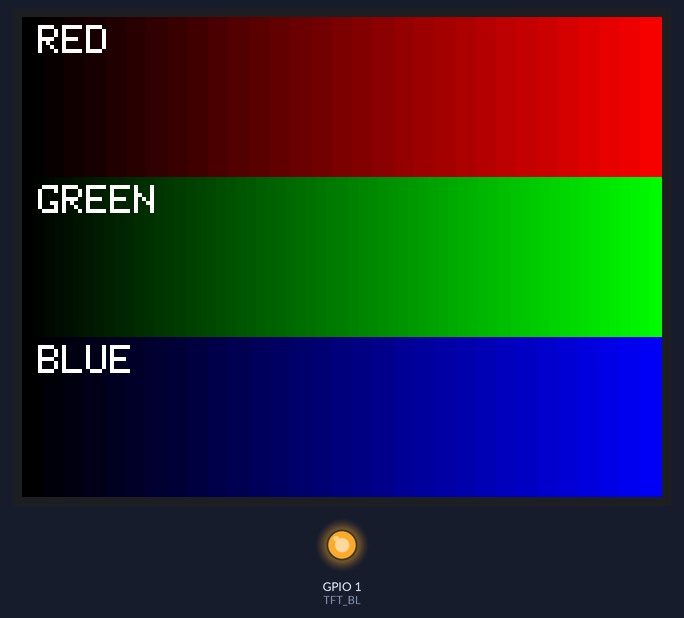
A program run on a simulated ESP32-C3. Shown: 320×240 colour display, output pins drawn as LEDs (lit = HIGH). Dashed ring = blinking. Random numbers use the default seed unless the program sets one; what the program prints to the serial monitor is not drawn.

Above: at 6.4 s.
At 9.9 s:
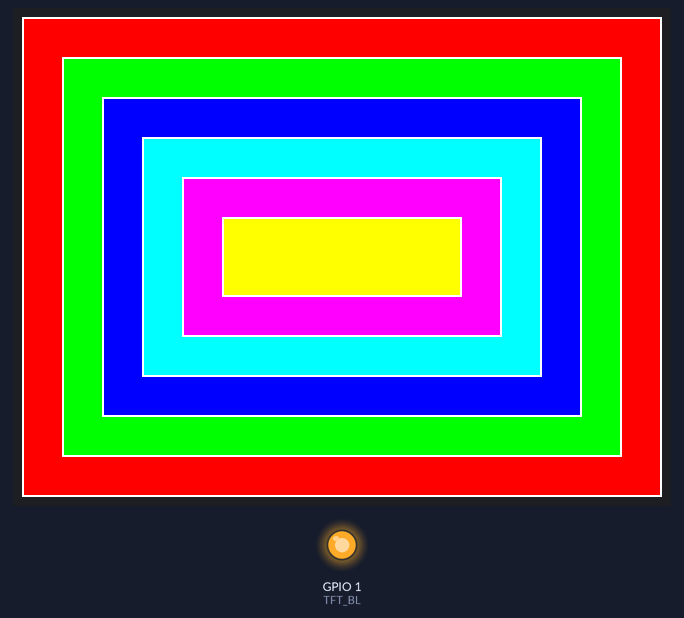
At 13.0 s:
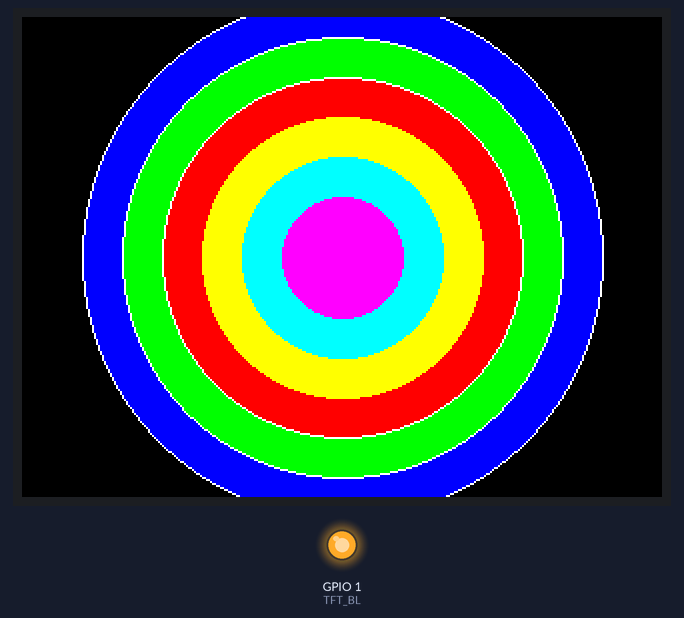
At 20.3 s:
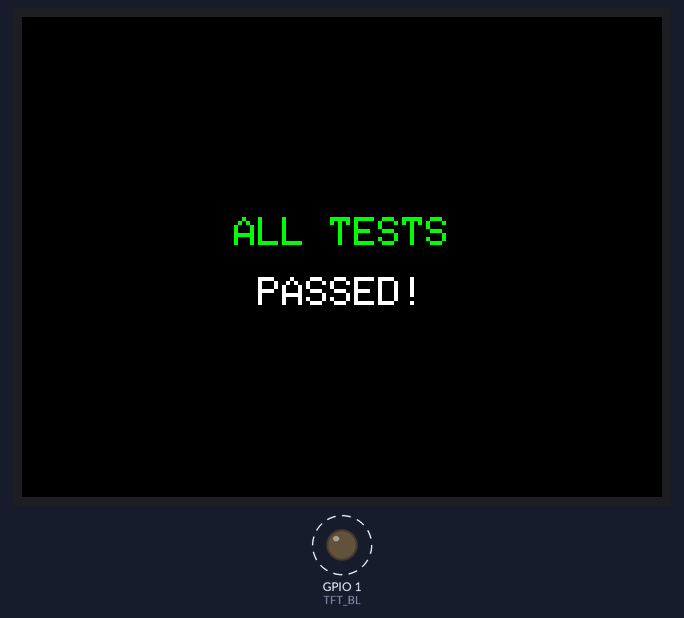
Timing chart, 0 to 40.0 s (numbered marks = the images above):
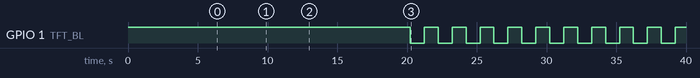

The program:

main.cpp
```cpp
/**
 * ST7789 Display Test – Adafruit GFX (ESP32-C3 Super Mini)
 * =========================================================
 * Pin mapping from: thesolaruniverse.wordpress.com (June 2024)
 *
 * ESP32-C3 Super Mini → ST7789 240×240:
 *   GPIO2  → SCLK
 *   GPIO4  → MOSI (SDA)
 *   GPIO0  → RST
 *   GPIO1  → DC
 *   GND    → CS (tied LOW on display)
 *   3.3V   → VCC
 *   GND    → GND
 *
 * Dependencies (auto-installed by PlatformIO):
 *   adafruit/Adafruit GFX Library
 *   adafruit/Adafruit ST7735 and ST7789 Library
 */

#include <Arduino.h>
#include <Adafruit_GFX.h>
#include <Adafruit_ST7789.h>
#include <SPI.h>
#include <stdio.h>

// ── Pin definitions (working wiring — physically connected) ──
#define TFT_CS    10   // CS pin (connect to display CS)
#define TFT_DC     4   // DC = GPIO4
#define TFT_RST    5   // RST = GPIO5
#define TFT_BL     1   // BL = GPIO1 (or tie to 3.3V)

// Create display object (CS, DC, RST)
Adafruit_ST7789 tft = Adafruit_ST7789(TFT_CS, TFT_DC, TFT_RST);

// ── Helper: fill screen with one color ───────────────────────
void test_fill(uint16_t color, const char *name, int delayMs)
{
    printf("  Fill: %s\n", name);
    tft.fillScreen(color);
    delay(delayMs);
}

// ── Helper: center text ──────────────────────────────────────
void centerText(const char *text, int y, uint16_t color, uint8_t size)
{
    int16_t x1, y1;
    uint16_t w, h;
    tft.setTextSize(size);
    tft.getTextBounds(text, 0, 0, &x1, &y1, &w, &h);
    tft.setCursor((tft.width() - w) / 2, y);
    tft.setTextColor(color);
    tft.print(text);
}

// ── Test 1: Primary colors ───────────────────────────────────
void test1_colors()
{
    printf("\n--- Test 1: Color Fills ---\n");
    tft.setRotation(1);  // landscape: 320×240
    tft.fillScreen(ST77XX_BLACK);
    delay(300);

    test_fill(ST77XX_RED,      "RED",    600);
    test_fill(ST77XX_GREEN,    "GREEN",  600);
    test_fill(ST77XX_BLUE,     "BLUE",   600);
    test_fill(ST77XX_YELLOW,   "YELLOW", 600);
    test_fill(ST77XX_CYAN,     "CYAN",   600);
    test_fill(ST77XX_MAGENTA,  "MAGENTA",600);
    test_fill(ST77XX_WHITE,    "WHITE",  600);
    test_fill(ST77XX_BLACK,    "BLACK",  600);
    printf("  Pass!\n");
}

// ── Test 2: RGB gradient bars ────────────────────────────────
void test2_gradient()
{
    printf("\n--- Test 2: Gradients ---\n");
    tft.fillScreen(ST77XX_BLACK);

    uint16_t w = tft.width();
    uint16_t barH = tft.height() / 3;

    // Red gradient (0→31)
    for (int x = 0; x < (int)w; x++) {
        uint8_t r = map(x, 0, w - 1, 0, 31);
        tft.drawFastVLine(x, 0, barH, tft.color565(r * 8, 0, 0));
    }
    // Green gradient
    for (int x = 0; x < (int)w; x++) {
        uint8_t g = map(x, 0, w - 1, 0, 63);
        tft.drawFastVLine(x, barH, barH, tft.color565(0, g * 4, 0));
    }
    // Blue gradient
    for (int x = 0; x < (int)w; x++) {
        uint8_t b = map(x, 0, w - 1, 0, 31);
        tft.drawFastVLine(x, barH * 2, barH, tft.color565(0, 0, b * 8));
    }
    // Labels
    tft.setTextSize(2);
    tft.setTextColor(ST77XX_WHITE);
    tft.setCursor(8, 4);        tft.print("RED");
    tft.setCursor(8, barH + 4);  tft.print("GREEN");
    tft.setCursor(8, barH*2+4);  tft.print("BLUE");
    delay(2000);
    printf("  Pass!\n");
}

// ── Test 3: Rectangles & outlines ────────────────────────────
void test3_rectangles()
{
    printf("\n--- Test 3: Rectangles ---\n");
    tft.fillScreen(ST77XX_BLACK);
    int w = tft.width();
    int h = tft.height();

    // Nested filled rectangles
    uint16_t colors[] = { ST77XX_RED, ST77XX_GREEN, ST77XX_BLUE,
                          ST77XX_CYAN, ST77XX_MAGENTA, ST77XX_YELLOW };
    for (int i = 0; i < 6; i++) {
        int margin = i * 20;
        tft.fillRect(margin, margin, w - margin * 2, h - margin * 2, colors[i]);
        delay(200);
    }
    // White border rectangles (outline only)
    for (int i = 0; i < 6; i++) {
        int margin = i * 20;
        tft.drawRect(margin, margin, w - margin * 2, h - margin * 2, ST77XX_WHITE);
    }
    delay(2000);
    printf("  Pass!\n");
}

// ── Test 4: Circles ──────────────────────────────────────────
void test4_circles()
{
    printf("\n--- Test 4: Circles ---\n");
    tft.fillScreen(ST77XX_BLACK);
    int cx = tft.width() / 2;
    int cy = tft.height() / 2;

    // Filled circles from large to small
    uint16_t colors[] = { 0x001F, 0x07E0, 0xF800, 0xFFE0, 0x07FF, 0xF81F };
    for (int i = 0; i < 6; i++) {
        int r = 130 - i * 20;
        tft.fillCircle(cx, cy, r, colors[i]);
        delay(150);
    }
    // Outline circles
    tft.drawCircle(cx, cy, 130, ST77XX_WHITE);
    tft.drawCircle(cx, cy, 110, ST77XX_WHITE);
    tft.drawCircle(cx, cy,  90, ST77XX_WHITE);
    delay(2000);
    printf("  Pass!\n");
}

// ── Test 5: Text rendering ───────────────────────────────────
void test5_text()
{
    printf("\n--- Test 5: Text ---\n");
    tft.fillScreen(ST77XX_BLACK);

    tft.setTextWrap(false);
    int cy = tft.height() / 2;

    // Different text sizes
    tft.setTextSize(1);
    centerText("Size 1 - ST7789 Test", 10, ST77XX_WHITE, 1);

    tft.setTextSize(2);
    centerText("Size 2 - ESP32-C3", cy - 40, ST77XX_CYAN, 2);

    tft.setTextSize(3);
    centerText("Size 3 - OK!", cy, ST77XX_GREEN, 3);

    // Info line at bottom
    tft.setTextSize(1);
    tft.setTextColor(ST77XX_YELLOW);
    tft.setCursor(4, tft.height() - 30);
    tft.print("240x320 RGB565");
    tft.setCursor(4, tft.height() - 20);
    tft.print("Adafruit ST7789 + GFX");

    delay(3000);
    printf("  Pass!\n");
}

// ── Test 6: Pixel stress test (random dots) ──────────────────
void test6_stress()
{
    printf("\n--- Test 6: Random Pixels (stress test) ---\n");
    tft.fillScreen(ST77XX_BLACK);

    unsigned long start = millis();
    int w = tft.width();
    int h = tft.height();

    for (int i = 0; i < 20000; i++) {
        int x = random(w);
        int y = random(h);
        uint16_t c = random(0xFFFF);
        tft.drawPixel(x, y, c);
    }

    unsigned long elapsed = millis() - start;
    printf("  20,000 pixels in %lu ms (%.1f px/s)\n", elapsed, 20000000.0f / elapsed);

    // Show stats on screen
    tft.setTextSize(1);
    tft.setTextColor(ST77XX_WHITE);
    tft.setCursor(4, 4);
    tft.print("20K px: ");
    tft.print(elapsed);
    tft.print("ms");
    delay(2000);
}

// ── Setup ────────────────────────────────────────────────────
void setup()
{
    // Backlight on
    if (TFT_BL >= 0) {
        pinMode(TFT_BL, OUTPUT);
        digitalWrite(TFT_BL, HIGH);
    }

    delay(200);  // Wait for USB console

    printf("\n\n========================================\n");
    printf("  ST7789 Display Test | ESP32-C3\n");
    printf("========================================\n");
    printf("Width:  240 px\nHeight: 320 px\n\n");

    // Init display
    printf("Init ST7789... ");
    tft.init(240, 320, SPI_MODE3);
    printf("OK!\n");

    // Run all tests
    test1_colors();
    test2_gradient();
    test3_rectangles();
    test4_circles();
    test5_text();
    test6_stress();

    // All tests passed
    tft.fillScreen(ST77XX_BLACK);
    tft.setTextSize(2);
    centerText("ALL TESTS", tft.height() / 2 - 20, ST77XX_GREEN, 2);
    centerText("PASSED!",   tft.height() / 2 + 10, ST77XX_WHITE, 2);

    printf("\n========================================\n");
    printf("  ALL TESTS PASSED!\n");
    printf("========================================\n\n");
}

// ── Loop ─────────────────────────────────────────────────────
void loop()
{
    // Blink backlight to show we're alive
    if (TFT_BL >= 0) {
        digitalWrite(TFT_BL, !digitalRead(TFT_BL));
    }
    delay(1000);
}
```

Measured:
- by itself, GPIO 1 (TFT_BL): alternates HIGH for 1.0 s and LOW for 1.0 s
- what the display in image 0 shows lasts 2.1 s, from 6.3 s to 8.4 s
